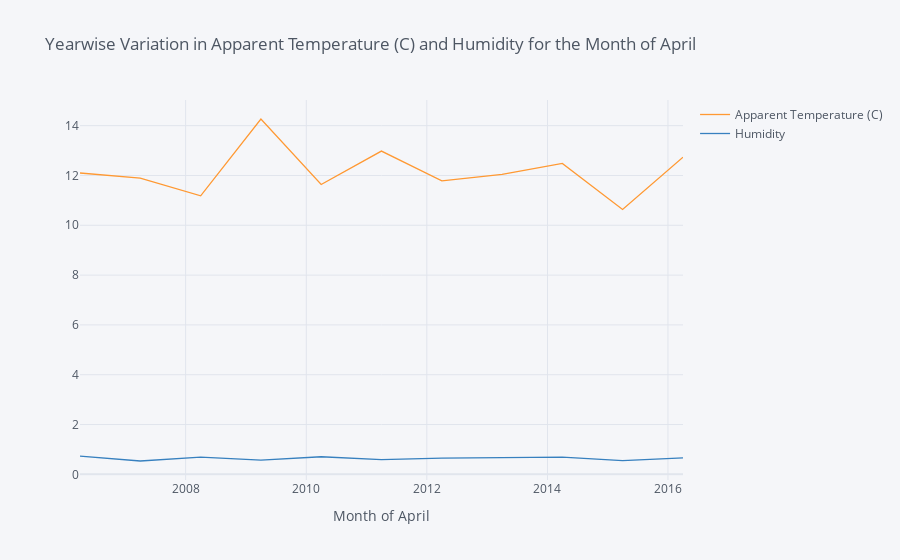

This figure's notebook cell:
### Code cell
data.iplot(xTitle = 'Month of April',
           title  ='Yearwise Variation in Apparent Temperature (C) and Humidity for the Month of April')

### Figure 1 — Plotly figure (JSON) as saved in the notebook; plotly's stock layout.template omitted (floating-point values rounded to 4 significant figures)
{"data": [{"line": {"color": "rgba(255, 153, 51, 1.0)", "dash": "solid", "shape": "linear", "width": 1.3}, "mode": "lines", "name": "Apparent Temperature (C)", "text": "", "type": "scatter", "x": ["2006-04-01 00:00:00+00:00", "2007-04-01 00:00:00+00:00", "2008-04-01 00:00:00+00:00", "2009-04-01 00:00:00+00:00", "2010-04-01 00:00:00+00:00", "2011-04-01 00:00:00+00:00", "2012-04-01 00:00:00+00:00", "2013-04-01 00:00:00+00:00", "2014-04-01 00:00:00+00:00", "2015-04-01 00:00:00+00:00", "2016-04-01 00:00:00+00:00"], "y": [12.1, 11.89, 11.18, 14.27, 11.64, 12.98, 11.78, 12.05, 12.49, 10.63, 12.73]}, {"line": {"color": "rgba(55, 128, 191, 1.0)", "dash": "solid", "shape": "linear", "width": 1.3}, "mode": "lines", "name": "Humidity", "text": "", "type": "scatter", "x": ["2006-04-01 00:00:00+00:00", "2007-04-01 00:00:00+00:00", "2008-04-01 00:00:00+00:00", "2009-04-01 00:00:00+00:00", "2010-04-01 00:00:00+00:00", "2011-04-01 00:00:00+00:00", "2012-04-01 00:00:00+00:00", "2013-04-01 00:00:00+00:00", "2014-04-01 00:00:00+00:00", "2015-04-01 00:00:00+00:00", "2016-04-01 00:00:00+00:00"], "y": [0.7286, 0.5364, 0.6932, 0.5678, 0.7069, 0.5916, 0.6502, 0.6777, 0.6914, 0.5478, 0.66]}], "layout": {"legend": {"bgcolor": "#F5F6F9", "font": {"color": "#4D5663"}}, "paper_bgcolor": "#F5F6F9", "plot_bgcolor": "#F5F6F9", "title": {"font": {"color": "#4D5663"}, "text": "Yearwise Variation in Apparent Temperature (C) and Humidity for the Month of April"}, "xaxis": {"gridcolor": "#E1E5ED", "showgrid": true, "tickfont": {"color": "#4D5663"}, "title": {"font": {"color": "#4D5663"}, "text": "Month of April"}, "zerolinecolor": "#E1E5ED"}, "yaxis": {"gridcolor": "#E1E5ED", "showgrid": true, "tickfont": {"color": "#4D5663"}, "title": {"font": {"color": "#4D5663"}, "text": ""}, "zerolinecolor": "#E1E5ED"}}}
